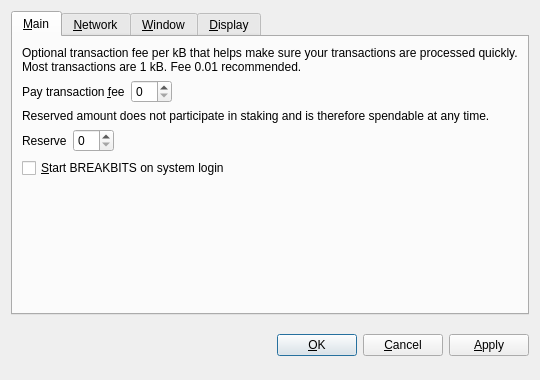
<?xml version="1.0" encoding="UTF-8"?>
<ui version="4.0">
 <class>OptionsDialog</class>
 <widget class="QDialog" name="OptionsDialog">
  <property name="geometry">
   <rect>
    <x>0</x>
    <y>0</y>
    <width>540</width>
    <height>380</height>
   </rect>
  </property>
  <property name="windowTitle">
   <string>Options</string>
  </property>
  <property name="modal">
   <bool>true</bool>
  </property>
  <layout class="QVBoxLayout" name="verticalLayout">
   <item>
    <widget class="QTabWidget" name="tabWidget">
     <property name="tabPosition">
      <enum>QTabWidget::North</enum>
     </property>
     <property name="currentIndex">
      <number>0</number>
     </property>
     <widget class="QWidget" name="tabMain">
      <attribute name="title">
       <string>&amp;Main</string>
      </attribute>
      <layout class="QVBoxLayout" name="verticalLayout_Main">
       <item>
        <widget class="QLabel" name="transactionFeeInfoLabel">
         <property name="text">
          <string>Optional transaction fee per kB that helps make sure your transactions are processed quickly. Most transactions are 1 kB. Fee 0.01 recommended.</string>
         </property>
         <property name="textFormat">
          <enum>Qt::PlainText</enum>
         </property>
         <property name="wordWrap">
          <bool>true</bool>
         </property>
        </widget>
       </item>
       <item>
        <layout class="QHBoxLayout" name="horizontalLayoutFee">
         <item>
          <widget class="QLabel" name="transactionFeeLabel">
           <property name="text">
            <string>Pay transaction &amp;fee</string>
           </property>
           <property name="textFormat">
            <enum>Qt::PlainText</enum>
           </property>
           <property name="buddy">
            <cstring>transactionFee</cstring>
           </property>
          </widget>
         </item>
         <item>
          <widget class="BitcoinAmountField" name="transactionFee"/>
         </item>
         <item>
          <spacer name="horizontalSpacerFee">
           <property name="orientation">
            <enum>Qt::Horizontal</enum>
           </property>
           <property name="sizeHint" stdset="0">
            <size>
             <width>40</width>
             <height>20</height>
            </size>
           </property>
          </spacer>
         </item>
        </layout>
       </item>
       <item>
        <widget class="QLabel" name="reserveBalanceInfoLabel">
         <property name="text">
          <string>Reserved amount does not participate in staking and is therefore spendable at any time.</string>
         </property>
         <property name="textFormat">
          <enum>Qt::PlainText</enum>
         </property>
         <property name="wordWrap">
          <bool>true</bool>
         </property>
        </widget>
       </item>
       <item>
        <layout class="QHBoxLayout" name="horizontalLayoutReserveBalance">
         <item>
          <widget class="QLabel" name="reserveBalanceLabel">
           <property name="text">
            <string>Reserve</string>
           </property>
           <property name="textFormat">
            <enum>Qt::PlainText</enum>
           </property>
           <property name="buddy">
            <cstring>reserveBalance</cstring>
           </property>
          </widget>
         </item>
         <item>
          <widget class="BitcoinAmountField" name="reserveBalance"/>
         </item>
         <item>
          <spacer name="horizontalSpacerReserveBalance">
           <property name="orientation">
            <enum>Qt::Horizontal</enum>
           </property>
           <property name="sizeHint" stdset="0">
            <size>
             <width>40</width>
             <height>20</height>
            </size>
           </property>
          </spacer>
         </item>
        </layout>
       </item>
       <item>
        <widget class="QCheckBox" name="bitcoinAtStartup">
         <property name="toolTip">
          <string>Automatically start BREAKBITS after logging in to the system.</string>
         </property>
         <property name="text">
          <string>&amp;Start BREAKBITS on system login</string>
         </property>
        </widget>
       </item>
       <item>
        <spacer name="verticalSpacer_Main">
         <property name="orientation">
          <enum>Qt::Vertical</enum>
         </property>
         <property name="sizeHint" stdset="0">
          <size>
           <width>20</width>
           <height>40</height>
          </size>
         </property>
        </spacer>
       </item>
      </layout>
     </widget>
     <widget class="QWidget" name="tabNetwork">
      <attribute name="title">
       <string>&amp;Network</string>
      </attribute>
      <layout class="QVBoxLayout" name="verticalLayout_Network">
       <item>
        <widget class="QCheckBox" name="mapPortUpnp">
         <property name="toolTip">
          <string>Automatically open the BREAKBITS client port on the router. This only works when your router supports UPnP and it is enabled.</string>
         </property>
         <property name="text">
          <string>Map port using &amp;UPnP</string>
         </property>
        </widget>
       </item>
       <item>
        <widget class="QCheckBox" name="connectSocks">
         <property name="toolTip">
          <string>Connect to the BREAKBITS network through a SOCKS proxy (e.g. when connecting through Tor).</string>
         </property>
         <property name="text">
          <string>&amp;Connect through SOCKS proxy:</string>
         </property>
        </widget>
       </item>
       <item>
        <layout class="QHBoxLayout" name="horizontalLayout_Network">
         <item>
          <widget class="QLabel" name="proxyIpLabel">
           <property name="text">
            <string>Proxy &amp;IP:</string>
           </property>
           <property name="textFormat">
            <enum>Qt::PlainText</enum>
           </property>
           <property name="buddy">
            <cstring>proxyIp</cstring>
           </property>
          </widget>
         </item>
         <item>
          <widget class="QValidatedLineEdit" name="proxyIp">
           <property name="maximumSize">
            <size>
             <width>140</width>
             <height>16777215</height>
            </size>
           </property>
           <property name="toolTip">
            <string>IP address of the proxy (e.g. 127.0.0.1)</string>
           </property>
          </widget>
         </item>
         <item>
          <widget class="QLabel" name="proxyPortLabel">
           <property name="text">
            <string>&amp;Port:</string>
           </property>
           <property name="textFormat">
            <enum>Qt::PlainText</enum>
           </property>
           <property name="buddy">
            <cstring>proxyPort</cstring>
           </property>
          </widget>
         </item>
         <item>
          <widget class="QLineEdit" name="proxyPort">
           <property name="maximumSize">
            <size>
             <width>55</width>
             <height>16777215</height>
            </size>
           </property>
           <property name="toolTip">
            <string>Port of the proxy (e.g. 9050)</string>
           </property>
          </widget>
         </item>
         <item>
          <widget class="QLabel" name="socksVersionLabel">
           <property name="text">
            <string>SOCKS &amp;Version:</string>
           </property>
           <property name="textFormat">
            <enum>Qt::PlainText</enum>
           </property>
           <property name="buddy">
            <cstring>socksVersion</cstring>
           </property>
          </widget>
         </item>
         <item>
          <widget class="QValueComboBox" name="socksVersion">
           <property name="toolTip">
            <string>SOCKS version of the proxy (e.g. 5)</string>
           </property>
          </widget>
         </item>
         <item>
          <spacer name="horizontalSpacer_Network">
           <property name="orientation">
            <enum>Qt::Horizontal</enum>
           </property>
           <property name="sizeHint" stdset="0">
            <size>
             <width>40</width>
             <height>20</height>
            </size>
           </property>
          </spacer>
         </item>
        </layout>
       </item>
       <item>
        <spacer name="verticalSpacer_Network">
         <property name="orientation">
          <enum>Qt::Vertical</enum>
         </property>
         <property name="sizeHint" stdset="0">
          <size>
           <width>20</width>
           <height>40</height>
          </size>
         </property>
        </spacer>
       </item>
      </layout>
     </widget>
     <widget class="QWidget" name="tabWindow">
      <attribute name="title">
       <string>&amp;Window</string>
      </attribute>
      <layout class="QVBoxLayout" name="verticalLayout_Window">
       <item>
        <widget class="QCheckBox" name="minimizeToTray">
         <property name="toolTip">
          <string>Show only a tray icon after minimizing the window.</string>
         </property>
         <property name="text">
          <string>&amp;Minimize to the tray instead of the taskbar</string>
         </property>
        </widget>
       </item>
       <item>
        <widget class="QCheckBox" name="minimizeOnClose">
         <property name="toolTip">
          <string>Minimize instead of exit the application when the window is closed. When this option is enabled, the application will be closed only after selecting Quit in the menu.</string>
         </property>
         <property name="text">
          <string>M&amp;inimize on close</string>
         </property>
        </widget>
       </item>
       <item>
        <spacer name="verticalSpacer_Window">
         <property name="orientation">
          <enum>Qt::Vertical</enum>
         </property>
         <property name="sizeHint" stdset="0">
          <size>
           <width>20</width>
           <height>40</height>
          </size>
         </property>
        </spacer>
       </item>
      </layout>
     </widget>
     <widget class="QWidget" name="tabDisplay">
      <attribute name="title">
       <string>&amp;Display</string>
      </attribute>
      <layout class="QVBoxLayout" name="verticalLayout_Display">
       <item>
        <layout class="QHBoxLayout" name="horizontalLayout_1_Display">
         <item>
          <widget class="QLabel" name="langLabel">
           <property name="text">
            <string>User Interface &amp;language:</string>
           </property>
           <property name="textFormat">
            <enum>Qt::PlainText</enum>
           </property>
           <property name="buddy">
            <cstring>lang</cstring>
           </property>
          </widget>
         </item>
         <item>
          <widget class="QValueComboBox" name="lang">
           <property name="toolTip">
            <string>The user interface language can be set here. This setting will take effect after restarting BREAKBITS.</string>
           </property>
          </widget>
         </item>
        </layout>
       </item>
       <item>
        <layout class="QHBoxLayout" name="horizontalLayout_2_Display">
         <item>
          <widget class="QLabel" name="unitLabel">
           <property name="text">
            <string>&amp;Unit to show amounts in:</string>
           </property>
           <property name="textFormat">
            <enum>Qt::PlainText</enum>
           </property>
           <property name="buddy">
            <cstring>unit</cstring>
           </property>
          </widget>
         </item>
         <item>
          <widget class="QValueComboBox" name="unit">
           <property name="toolTip">
            <string>Choose the default subdivision unit to show in the interface and when sending coins.</string>
           </property>
          </widget>
         </item>
        </layout>
       </item>
       <item>
        <widget class="QCheckBox" name="displayAddresses">
         <property name="toolTip">
          <string>Whether to show BREAKBITS addresses in the transaction list or not.</string>
         </property>
         <property name="text">
          <string>&amp;Display addresses in transaction list</string>
         </property>
        </widget>
       </item>
       <item>
        <widget class="QCheckBox" name="coinControlFeatures">
         <property name="toolTip">
          <string>Whether to show coin control features or not.</string>
         </property>
         <property name="text">
          <string>Display coin &amp;control features (experts only!)</string>
         </property>
        </widget>
       </item>
       <item>
        <spacer name="verticalSpacer_Display">
         <property name="orientation">
          <enum>Qt::Vertical</enum>
         </property>
         <property name="sizeHint" stdset="0">
          <size>
           <width>20</width>
           <height>40</height>
          </size>
         </property>
        </spacer>
       </item>
      </layout>
     </widget>
    </widget>
   </item>
   <item>
    <layout class="QHBoxLayout" name="horizontalLayout_Buttons">
     <item>
      <spacer name="horizontalSpacer_1">
       <property name="orientation">
        <enum>Qt::Horizontal</enum>
       </property>
       <property name="sizeHint" stdset="0">
        <size>
         <width>40</width>
         <height>48</height>
        </size>
       </property>
      </spacer>
     </item>
     <item>
      <widget class="QLabel" name="statusLabel">
       <property name="font">
        <font>
         <weight>75</weight>
         <bold>true</bold>
        </font>
       </property>
       <property name="text">
        <string/>
       </property>
       <property name="textFormat">
        <enum>Qt::PlainText</enum>
       </property>
       <property name="wordWrap">
        <bool>true</bool>
       </property>
      </widget>
     </item>
     <item>
      <spacer name="horizontalSpacer_2">
       <property name="orientation">
        <enum>Qt::Horizontal</enum>
       </property>
       <property name="sizeHint" stdset="0">
        <size>
         <width>40</width>
         <height>48</height>
        </size>
       </property>
      </spacer>
     </item>
     <item>
      <widget class="QPushButton" name="okButton">
       <property name="text">
        <string>&amp;OK</string>
       </property>
      </widget>
     </item>
     <item>
      <widget class="QPushButton" name="cancelButton">
       <property name="text">
        <string>&amp;Cancel</string>
       </property>
       <property name="autoDefault">
        <bool>false</bool>
       </property>
      </widget>
     </item>
     <item>
      <widget class="QPushButton" name="applyButton">
       <property name="text">
        <string>&amp;Apply</string>
       </property>
       <property name="autoDefault">
        <bool>false</bool>
       </property>
      </widget>
     </item>
    </layout>
   </item>
  </layout>
 </widget>
 <customwidgets>
  <customwidget>
   <class>BitcoinAmountField</class>
   <extends>QSpinBox</extends>
   <header>bitcoinamountfield.h</header>
  </customwidget>
  <customwidget>
   <class>QValueComboBox</class>
   <extends>QComboBox</extends>
   <header>qvaluecombobox.h</header>
  </customwidget>
  <customwidget>
   <class>QValidatedLineEdit</class>
   <extends>QLineEdit</extends>
   <header>qvalidatedlineedit.h</header>
  </customwidget>
 </customwidgets>
 <resources/>
 <connections/>
</ui>
